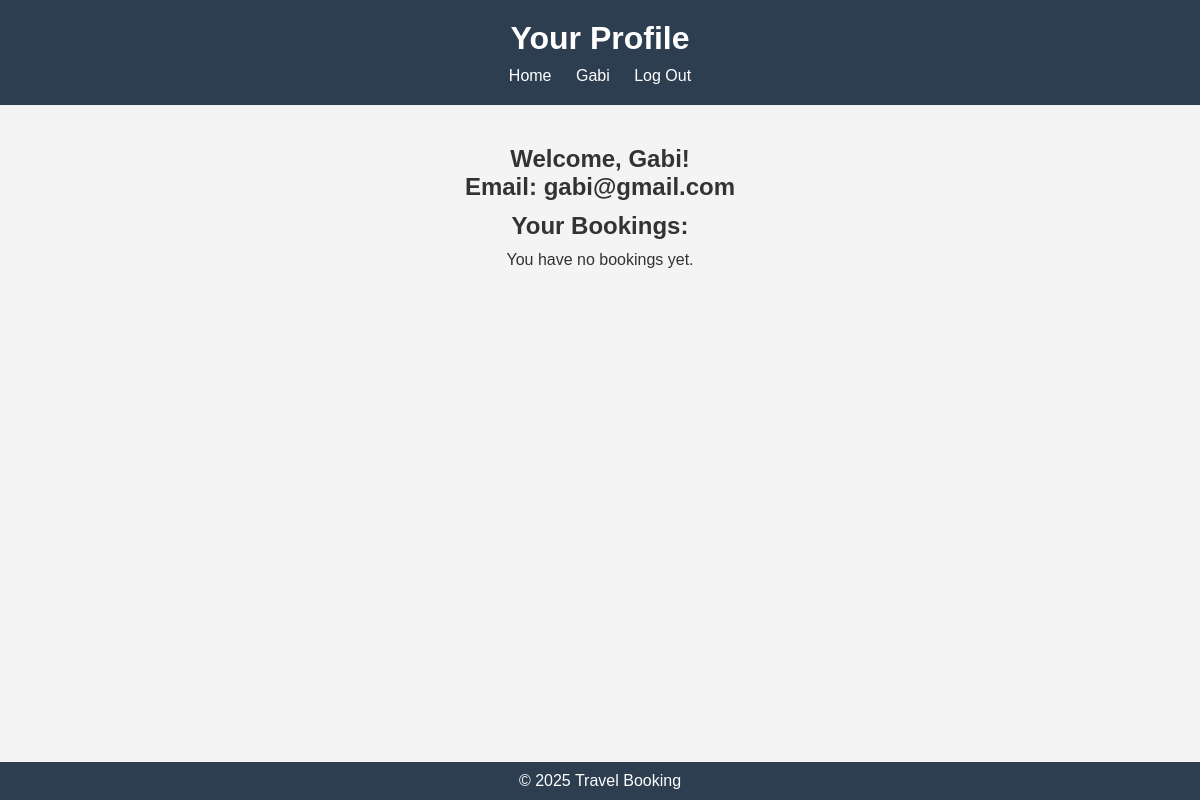
The page /profile/1 (signed in) on the database as committed earlier.
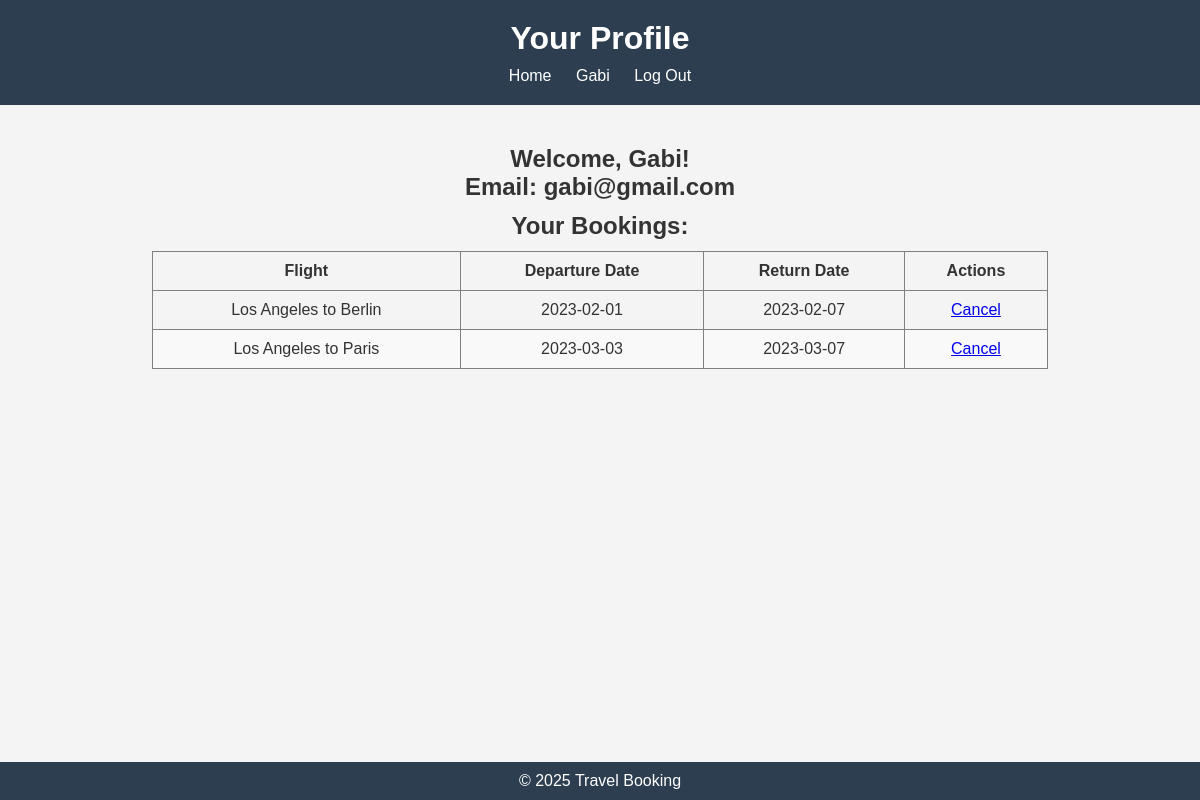
The same page on the database as committed later.
### app.py (models this page shows, shortened)
class User(db.Model):
    id = db.Column(db.Integer, primary_key=True)
    username = db.Column(db.String(100), nullable=False, unique=True)
    email = db.Column(db.String(100), nullable=False, unique=True)
    password = db.Column(db.String(100), nullable=False)
    bookings = db.relationship('Booking', backref='user', lazy=True)

class Booking(db.Model):
    id = db.Column(db.Integer, primary_key=True)
    destination = db.Column(db.String(100), nullable=False)
    user_id = db.Column(db.Integer, db.ForeignKey('user.id'), nullable=False)
    flight_id = db.Column(db.Integer, db.ForeignKey('flight.id'), nullable=False)
    flight = db.relationship('Flight', backref='bookings', lazy=True)
    check_in = db.Column(db.Date, nullable=False)
    check_out = db.Column(db.Date, nullable=False)

class Flight(db.Model):
    id = db.Column(db.Integer, primary_key=True)
    from_city = db.Column(db.String(100), nullable=False)
    to_city = db.Column(db.String(100), nullable=False)
    departure_date = db.Column(db.Date, nullable=False)
    return_date = db.Column(db.Date, nullable=False)
    available_seats = db.Column(db.Integer, nullable=False)
    booked_seats = db.Column(db.Integer, nullable=False, default=0)
    price = db.Column(db.Float, nullable=False)
    flight_number = db.Column(db.String(50), nullable=True)
    flight_time = db.Column(db.String(50), nullable=True)

### app.py (the view)
@app.route('/profile/<int:user_id>', methods=['GET'])
def profile(user_id):
    if 'user_id' not in session or session['user_id'] != user_id:
        return redirect(url_for('login'))
    user = User.query.get_or_404(user_id)
    bookings = Booking.query.filter_by(user_id=user_id).all()
    flight_booked_seats = {}
    for booking in bookings:
        flight = booking.flight
        if flight.id not in flight_booked_seats:
            flight_booked_seats[flight.id] = 0
        flight_booked_seats[flight.id] += 1
    return render_template('profile.html', user=user, bookings=bookings, flight_booked_seats=flight_booked_seats)

### templates/profile.html (shortened to what this page needs)
<!DOCTYPE html>
<html lang="en">
<head>
    <link rel="stylesheet" href="/static/styles.css">
</head>
<body>
    <div class="main-container">
        <div class="content">
            <header>
                <h1>Your Profile</h1>
                <nav>
                    <ul>
                        <li><a href="{{ url_for('home') }}">Home</a></li>
                        {% if 'user_id' in session %}
                            <li><a href="{{ url_for('profile', user_id=session['user_id']) }}">{{ user.username }}</a></li>
                            <li><a href="{{ url_for('logout') }}">Log Out</a></li>
                        {% else %}
                            <li><a href="{{ url_for('login') }}">Log In</a></li>
                            <li><a href="{{ url_for('signup') }}">Sign Up</a></li>
                        {% endif %}
                    </ul>
                </nav>
            </header>
            <main>
                <section class="profile-info">
                    <h1>Welcome, {{ user.username }}!</h1>
                    <h1>Email: {{ user.email }}</h1>
                    <h2>Your Bookings:</h2>
                    {% if bookings %}
                    <table border="1">
                        <thead>
                            <tr>
                                <th>Flight</th>
                                <th>Departure Date</th>
                                <th>Return Date</th>
                                <th>Actions</th>
                            </tr>
                        </thead>
                        <tbody class="info">
                            {% for booking in bookings %}
                            <tr>
                                <td>
                                    {% if booking.flight %}
                                        {{ booking.flight.from_city }} to {{ booking.flight.to_city }}
                                    {% else %}
                                        N/A
                                    {% endif %}
                                </td>
                                <td>
                                    {% if booking.flight %}
                                        {{ booking.flight.departure_date }}
                                    {% else %}
                                        N/A
                                    {% endif %}
                                </td>
                                <td>
                                    {% if booking.flight %}
                                        {{ booking.flight.return_date }}
                                    {% else %}
                                        N/A
                                    {% endif %}
                                </td>
                                <td>
                                    <a href="{{ url_for('cancel_booking', booking_id=booking.id) }}">Cancel</a>
                                </td>
                            </tr>
                            {% endfor %}
                        </tbody>
                    </table>
                    {% else %}
                    <p>You have no bookings yet.</p>
                    {% endif %}
                </section>
            </main>
        </div>
        <footer>
            <p>&copy; 2025 Travel Booking</p>
        </footer>
    </div>
</body>
</html>

### static/styles.css (style rules this page uses)
* { margin: 0; padding: 0; box-sizing: border-box; }
html, body { height: 100%; }
body { display: flex; flex-direction: column; min-height: 100%; font-family: Arial, sans-serif; background-color: #f4f4f4; color: #333; }
.content { flex: 1; }
.main-container { display: flex; flex-direction: column; min-height: 100%; }
header { background-color: #2c3e50; color: #fff; padding: 20px; text-align: center; }
header h1 { margin-bottom: 10px; }
nav ul { list-style-type: none; padding: 0; }
nav ul li { display: inline; margin: 0 10px; }
nav ul li a { color: #fff; text-decoration: none; }
footer { background-color: #2c3e50; color: #fff; padding: 10px; text-align: center; }
main { padding: 40px; text-align: center; display: flex; flex-direction: column; }
.info { text-align: center; }
.profile-info h2 { margin-top: 1%; margin-bottom: 1%; }

### templates/profile.html (style rules this page uses)
.profile-info { text-align: center; }
table { width: 80%; margin: 0 auto; border-collapse: collapse; }
th, td { padding: 10px; text-align: center; }
th { background-color: #f4f4f4; }
tbody tr:nth-child(even) { background-color: #f9f9f9; }

Rows that differ between the two databases and show on the page:
added Booking: flight.from_city "Los Angeles", flight.to_city "Berlin", flight.departure_date "2023-02-01", flight.return_date "2023-02-07"
added Booking: flight.from_city "Los Angeles", flight.to_city "Paris", flight.departure_date "2023-03-03", flight.return_date "2023-03-07"
Other text that changed with them:
text no longer shown: "You have no bookings yet."
text now shown: "Flight Departure Date Return Date Actions"
